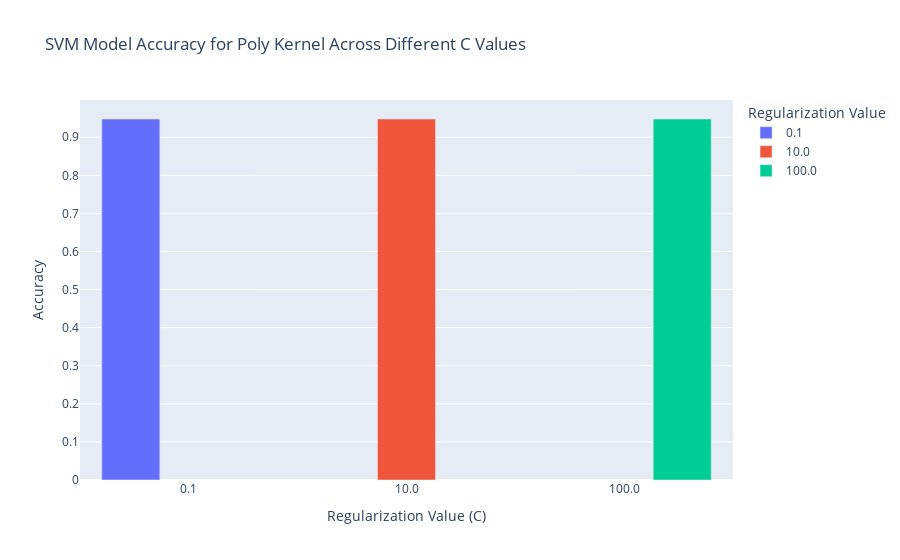

The notebook cell saved with this chart:
### Code cell
fig_poly.show()

### Figure 1 — Plotly figure (JSON) as saved in the notebook; plotly's stock layout.template omitted (floating-point values rounded to 4 significant figures)
{"data": [{"alignmentgroup": "True", "hovertemplate": "Regularization Value=%{x}<br>Model Accuracy=%{y}<extra></extra>", "legendgroup": "0.1", "marker": {"color": "#636efa", "pattern": {"shape": ""}}, "name": "0.1", "offsetgroup": "0.1", "orientation": "v", "showlegend": true, "textposition": "auto", "type": "bar", "x": ["0.1"], "xaxis": "x", "y": [0.9478], "yaxis": "y"}, {"alignmentgroup": "True", "hovertemplate": "Regularization Value=%{x}<br>Model Accuracy=%{y}<extra></extra>", "legendgroup": "10.0", "marker": {"color": "#EF553B", "pattern": {"shape": ""}}, "name": "10.0", "offsetgroup": "10.0", "orientation": "v", "showlegend": true, "textposition": "auto", "type": "bar", "x": ["10.0"], "xaxis": "x", "y": [0.9478], "yaxis": "y"}, {"alignmentgroup": "True", "hovertemplate": "Regularization Value=%{x}<br>Model Accuracy=%{y}<extra></extra>", "legendgroup": "100.0", "marker": {"color": "#00cc96", "pattern": {"shape": ""}}, "name": "100.0", "offsetgroup": "100.0", "orientation": "v", "showlegend": true, "textposition": "auto", "type": "bar", "x": ["100.0"], "xaxis": "x", "y": [0.9478], "yaxis": "y"}], "layout": {"autosize": true, "barmode": "group", "legend": {"title": {"text": "Regularization Value"}, "tracegroupgap": 0}, "title": {"text": "SVM Model Accuracy for Poly Kernel Across Different C Values"}, "xaxis": {"anchor": "y", "autorange": true, "categoryarray": ["0.1", "10.0", "100.0"], "categoryorder": "array", "domain": [0, 1], "range": [-0.5, 2.5], "title": {"text": "Regularization Value (C)"}, "type": "category"}, "yaxis": {"anchor": "x", "autorange": true, "domain": [0, 1], "range": [0, 0.9977], "title": {"text": "Accuracy"}, "type": "linear"}}}
